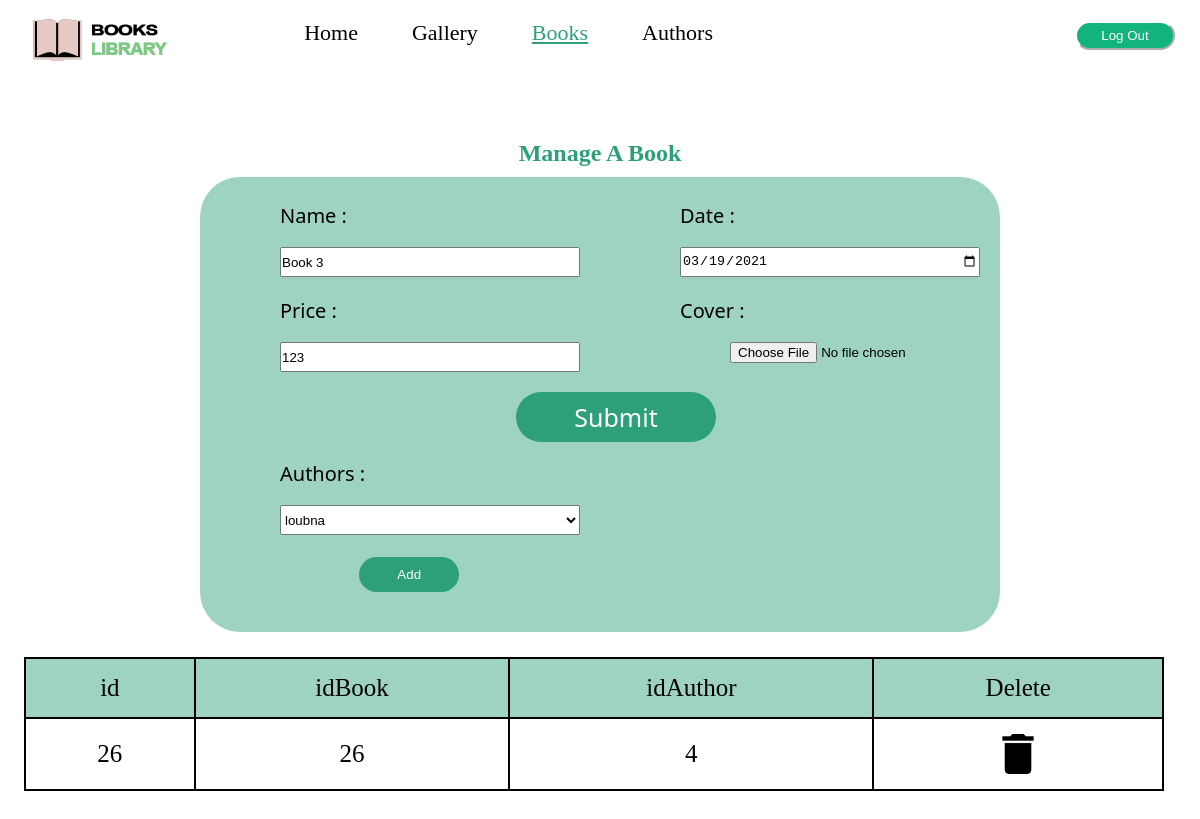
Screenshot of /manageBook.php?idB=26 (signed in) with the database file from the repository.
### tables this page shows
CREATE TABLE IF NOT EXISTS `bookauthor` (
  `id` int(11) NOT NULL AUTO_INCREMENT,
  `idBook` int(11) NOT NULL,
  `idAuthor` int(11) NOT NULL,
  PRIMARY KEY (`id`),
  KEY `idBook` (`idBook`),
  KEY `iddAuthor` (`idAuthor`)
);

CREATE TABLE IF NOT EXISTS `book` (
  `id` int(11) NOT NULL AUTO_INCREMENT,
  `nameBook` varchar(100) NOT NULL,
  `price` float NOT NULL,
  `date` date NOT NULL,
  `image` varchar(300) NOT NULL,
  PRIMARY KEY (`id`)
);

CREATE TABLE IF NOT EXISTS `author` (
  `id` int(11) NOT NULL AUTO_INCREMENT,
  `cin` varchar(30) NOT NULL,
  `FullName` varchar(100) NOT NULL,
  `date_birth` date NOT NULL,
  PRIMARY KEY (`id`)
);

### manageBook.php (the view, shortened to what this page needs)
<?php
    include ("connexion.php");
    if(isset($_GET['idB'])){
        $requette="SELECT bookauthor.id as idBA,book.id as idB,author.id as idA,author.FullName,book.nameBook,book.price,book.date,book.image FROM author,book,bookauthor WHERE author.id=bookauthor.idAuthor AND book.id=bookauthor.idBook";
        $result=mysqli_query($connect,$requette);
        while($row=$result->fetch_assoc()){
            $idAuthor=$row['idA'];
            $fullName=$row['FullName'];
            $bookName=$row['nameBook'];
            $price=$row['price'];
            $dateBook=$row['date'];
            $cover=$row['image'];
        }
    }
?>
<!DOCTYPE html>
<html lang="en">
<head>
    <link href="css/styles.css" rel="stylesheet">
    <link href="css/book.css" rel="stylesheet">
</head>
<body>
    <header>
        <img src="images/LOGO.png">
       <ul id="navcontenu" class=" " vue="" >
               <li > <a href="index.php">Home</a> </li>
               <li> <a href="gallery.php"> <span class="titlegallery">Gallery</span></a> </li>
               <li><a href="book.php" class="active"><span class="titlebooks">Books </span></a></li>
               <li > <a href="authors.php"><span class="titleauthors">Authors</span></a></li>
            <li id="log"><a href="deconnexion.php"><input type="submit" value="Log Out" name="Log Out"></a></li>
            </ul>
    </header>
    <form action="bookPHP.php" method="POST">
        <content>
            <div>
                <h2>Manage A Book</h2>
            </div>
            <div class="generalContentDiv">
                <div class="contentDiv">
                    <div class="miniContentDiv">
                        <label>Name :</label><br><br>
                        <input type="text" value="<?=$bookName?>" id="NameBook" class="inptSelect" name="nameBook"  placeholder="Enter a Name...">
                    </div>
                    <div class="miniContentDiv">
                        <label>Date :</label><br><br>
                        <input type="date" id="date" value="<?=$dateBook?>" name="date_birth" class="inptSelect">
                    </div>
                </div>
                <div class="contentDiv">
                    <div class="miniContentDiv">
                        <label>Price :</label><br><br>
                        <input type="text" id="price" value="<?=$price?>" class="inptSelect" name="price" placeholder="Enter a Price...">
                    </div>
                    <div class="miniContentDiv">
                        <label>Cover :</label><br><br>
                        <input type="file" id="cover" value="<?=$cover?>" name="cover" class="files" accept=".png, .jpg, .jpeg" >
                    </div>
                </div>
                <div class="contentDiv">
                    <input type="submit" name="update" value="Submit" id="bntAddBook" class="inptSelect btn" ><br>
                </div>
                <div class="MyContentDiv">
                    <label>Authors :</label><br><br>
                    <select class="inptSelect" id="select" name="selectAuthor">
                        <option value="<?=$idAuthor?>"><?=$fullName?></option>
                    </select>
                    <div class="bouton">
                        <input type="submit" value="Add" name="addauthor" id="btn1">
                  </div>
                </div>
            </div>
            <table>
            <tr bgcolor="#9ED2C1">
                <td> id</td>
                <td > idBook </td>
                <td> idAuthor</td>
                <td> Delete </td>
            </tr>
            <?php
                $id=$_GET["idB"];
                 $query="SELECT * FROM `bookauthor` WHERE idBook=$id";
                $result=mysqli_query($connect,$query);
                while($row=$result->fetch_assoc()){ ?>
                <tr>
                    <td><?php echo $row["id"] ?></td>
                    <td><?php echo $row["idBook"] ?></td>
                    <td><?php echo $row["idAuthor"] ?></td>
                    <td><a href="<?php echo "bookPHP.php?idba=".$row["id"] ?>"><img src="images/delete-button.png" alt="Delete" class="icon" name="delete" ></a></td>
                </tr>
            <?php    }?>
        </table>
        </content>
    </form>
</body>
</html>

### css/styles.css (style rules this page uses)
* { padding: 0px; margin: 0px; }
header ul { float: right; margin-top: 10px; display: block; }
header img { width: 200px; height: 200px; margin-top: -60px; }
header li { display: inline-block; list-style: none; }
header a { display: inline-block; margin: 25px; margin-top: 10px; text-decoration: none; color: black; font-size: 22px; }
header input[type=submit] { background-color: #12b37d; color: white; padding: 5px; width: 100px; border: 1 solid; border-color: white; border-radius: 20px; cursor: pointer; }
.active { color: #2DA07A; text-decoration: underline; }

### css/book.css (style rules this page uses)
.MyContentDiv { margin-left: 80px; margin-top: 50px; }
.contentDiv { display: flex; margin-left: 80px; margin-top: 20px; margin-bottom: 20px; }
div label { color: black; opacity: 100%; }
.generalContentDiv { background-color: #9ED2C1; border-radius: 40px; height: 450px; padding-top: 5px; margin-left: 200px; margin-right: 200px; margin-bottom: 25px; }
caption, h2 { font-family: Forte; color: #2DA07A; text-align: center; margin-bottom: 10px; }
.miniContentDiv { margin-right: 100px; }
label { font-family: Segoe UI; font-size: 20px; }
.inptSelect { height: 30px; width: 300px; }
.btn { background-color: #2DA07A; border-radius: 30px; width: 200px; height: 50px; border: none; position: absolute; left: 43%; color: white; font-family: Segoe UI; font-size: 25px; }
table { width: 95%; margin-left: 2%; text-align: center; font-size: 25px; margin-bottom: 30px; }
table, th, td { border: 2px solid black; border-collapse: collapse; }
th, td { padding: 15px; }
.icon { width: 40px; }
.files { padding-left: 50px; }
#btn1 { background-color: #2DA07A; color: white; padding: 10px; width: 100px; border: none; border-radius: 30px; cursor: pointer; margin-left: 11%; margin-bottom: -10%; margin-top: 3%; }

### manageBook.php (style rules this page uses)
#log { visibility:visible; }

### rows the page displays
bookauthor: nameBook "Book 3", date_birth "03/19/2021", price "123", selectAuthor "loubna", id "26", idBook "26", idAuthor "4"
